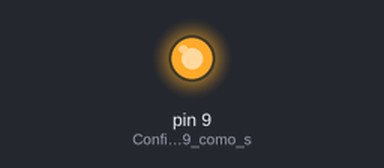
Recording of a sketch running on a simulated Arduino Uno, built with avr-gcc and run on an emulated ATmega328P. Parts: output pins drawn as LEDs (lit = HIGH).

Above: at 0.1 s.
Timing chart, 0 to 1.6 s (numbered marks = the images above):
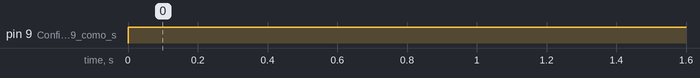

Measured:
- by itself, pin 9 (Configura_el_pin_9_como_s): LOW → HIGH at 0.00 s

The sketch:

ruido_con_generados_lineal_congruencial1.ino
```cpp
// C++ code
//

// Variables globales
unsigned long state = 12345; // Semilla inicial para el PRNG
float lowPassState = 0.0;    // Estado inicial del filtro pasabajo
float alpha = 0.1;           // Factor de suavizado del filtro (ajustable)

// Función PRNG: Generador congruencial lineal
float generateNoise() {
    state = (1664525 * state + 1013904223) % 4294967296; // 2^32
    return (float)state / 4294967296.0; // Escala el valor a [0, 1]
}

// Función filtro pasabajo
float lowPass(float input, float alpha, float &state) {
    state = alpha * input + (1.0f - alpha) * state;
    return state;
}

void setup() {
    pinMode(9, OUTPUT); // Configura el pin 9 como salida para PWM
}

void loop() {
    // Genera una muestra pseudoaleatoria y escala a rango 0-255
    float rawNoise = generateNoise()* 255;          // Ruido blanco sin filtrar
    float filteredNoise = lowPass(rawNoise, alpha, lowPassState); // Ruido filtrado
    int audioSample = filteredNoise * 255;    // Escala a 0-255 para PWM

    // Salida de audio por PWM
    analogWrite(9, audioSample);

    // Control de la frecuencia de muestreo (~44.1 kHz)
    delayMicroseconds(23); // 1/44,100 segundos
}
```
